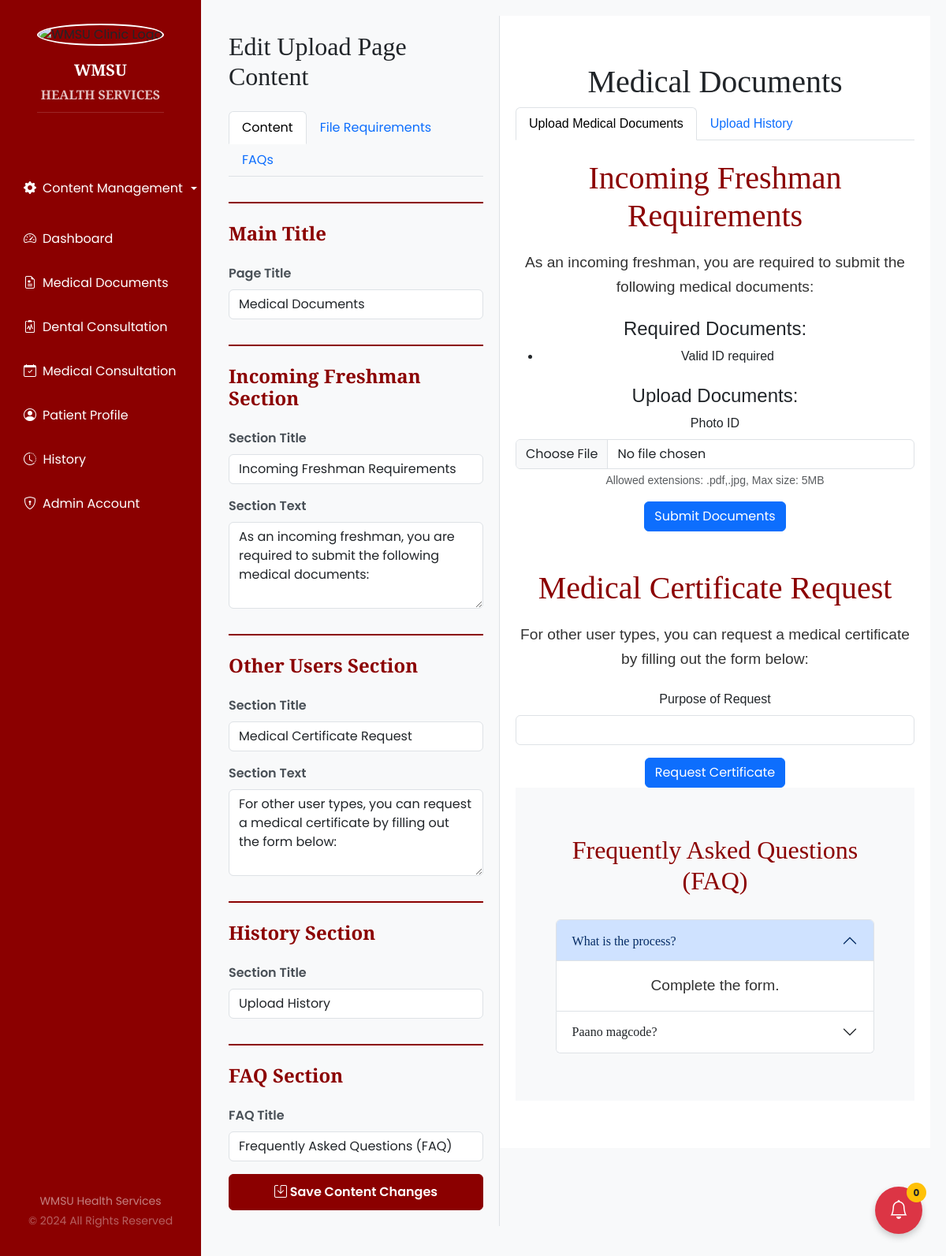
Screenshot of /cms_upload.php (signed in) with the database file from the repository.
### tables this page shows
CREATE TABLE `file_requirements` (
  `id` int(11) NOT NULL,
  `document_type` varchar(100) NOT NULL,
  `allowed_extensions` varchar(255) NOT NULL,
  `max_size_mb` int(11) NOT NULL,
  `validity_period_days` int(11) NOT NULL,
  `description` text NOT NULL,
  `display_order` int(11) NOT NULL
);

CREATE TABLE `faqs` (
  `id` int(11) NOT NULL,
  `question` varchar(255) NOT NULL,
  `answer` text NOT NULL,
  `display_order` int(11) NOT NULL DEFAULT 0,
  `page` varchar(50) NOT NULL DEFAULT 'upload'
);

### cms_upload.php (the view, shortened to what this page needs)
<?php
require_once 'config.php';
function getContent($conn, $pageName, $sectionName, $default = '') {
    $stmt = $conn->prepare("SELECT content_text FROM content WHERE page_name = ? AND section_name = ?");
    $stmt->bind_param("ss", $pageName, $sectionName);
    $stmt->execute();
    $result = $stmt->get_result();
    if ($row = $result->fetch_assoc()) {
        return $row['content_text'];
    }
    return $default;
}
function getFAQs($conn) {
    $faqs = [];
    $stmt = $conn->prepare("SELECT id, question, answer, display_order FROM faqs WHERE page = 'upload' ORDER BY display_order ASC");
    $stmt->execute();
    $result = $stmt->get_result();
    while ($row = $result->fetch_assoc()) {
        $faqs[] = $row;
    }
    return $faqs;
}
function getFileRequirements($conn) {
    $requirements = [];
    $stmt = $conn->prepare("SELECT id, document_type, allowed_extensions, max_size_mb, validity_period_days, description, display_order FROM file_requirements ORDER BY display_order ASC");
    $stmt->execute();
    $result = $stmt->get_result();
    while ($row = $result->fetch_assoc()) {
        $requirements[] = $row;
    }
    return $requirements;
}
$content = [
    'upload_title' => getContent($conn, 'upload', 'upload_title', 'Medical Documents'),
    'incoming_freshman_title' => getContent($conn, 'upload', 'incoming_freshman_title', 'Incoming Freshman Requirements'),
    'incoming_freshman_text' => getContent($conn, 'upload', 'incoming_freshman_text', 'As an incoming freshman, you are required to submit the following medical documents:'),
    'other_users_title' => getContent($conn, 'upload', 'other_users_title', 'Medical Certificate Request'),
    'other_users_text' => getContent($conn, 'upload', 'other_users_text', 'For other user types, you can request a medical certificate by filling out the form below:'),
    'history_title' => getContent($conn, 'upload', 'history_title', 'Upload History'),
    'faq_title' => getContent($conn, 'upload', 'faq_title', 'Frequently Asked Questions (FAQ)')
];
$faqs = getFAQs($conn);
$fileRequirements = getFileRequirements($conn);
?>
<!DOCTYPE html>
<html lang="en">
<head>
    <link rel="stylesheet" href="https://cdnjs.cloudflare.com/ajax/libs/bootstrap/5.3.0/css/bootstrap.min.css">
    <link rel="stylesheet" href="css/adminhome.css">
    <link rel="stylesheet" href="https://cdn.jsdelivr.net/npm/bootstrap-icons@1.8.1/font/bootstrap-icons.css">
    <link rel="stylesheet" href="https://cdnjs.cloudflare.com/ajax/libs/font-awesome/6.4.0/css/all.min.css">
</head>
<body>
    <div id="app" class="d-flex">
        <?php include 'include/sidebar.php'; ?>
        <div class="main-content" id="dashboard-content" style="margin-top: 0;">
            <div class="cms-container">
                <div class="editor-panel">
                    <h2 class="mb-4">Edit Upload Page Content</h2>
                    <ul class="nav nav-tabs mb-3" id="editorTabs" role="tablist">
                        <li class="nav-item" role="presentation">
                            <button class="nav-link active" id="content-tab" data-bs-toggle="tab" data-bs-target="#content" type="button" role="tab">Content</button>
                        </li>
                        <li class="nav-item" role="presentation">
                            <button class="nav-link" id="requirements-tab" data-bs-toggle="tab" data-bs-target="#requirements" type="button" role="tab">File Requirements</button>
                        </li>
                        <li class="nav-item" role="presentation">
                            <button class="nav-link" id="faq-tab" data-bs-toggle="tab" data-bs-target="#faq" type="button" role="tab">FAQs</button>
                        </li>
                    </ul>
                    <div class="tab-content">
                        <div class="tab-pane fade show active" id="content" role="tabpanel">
                            <form method="POST" action="">
                                <div class="section-divider">
                                    <h4 class="section-title">Main Title</h4>
                                </div>
                                <div class="form-group">
                                    <label for="upload_title">Page Title</label>
                                    <input type="text" class="form-control" id="upload_title" name="upload_title" value="<?php echo htmlspecialchars($content['upload_title']); ?>" required>
                                </div>
                                <div class="section-divider">
                                    <h4 class="section-title">Incoming Freshman Section</h4>
                                </div>
                                <div class="form-group">
                                    <label for="incoming_freshman_title">Section Title</label>
                                    <input type="text" class="form-control" id="incoming_freshman_title" name="incoming_freshman_title" value="<?php echo htmlspecialchars($content['incoming_freshman_title']); ?>" required>
                                </div>
                                <div class="form-group">
                                    <label for="incoming_freshman_text">Section Text</label>
                                    <textarea class="form-control" id="incoming_freshman_text" name="incoming_freshman_text" rows="4" required><?php echo htmlspecialchars($content['incoming_freshman_text']); ?></textarea>
                                </div>
                                <div class="section-divider">
                                    <h4 class="section-title">Other Users Section</h4>
                                </div>
                                <div class="form-group">
                                    <label for="other_users_title">Section Title</label>
                                    <input type="text" class="form-control" id="other_users_title" name="other_users_title" value="<?php echo htmlspecialchars($content['other_users_title']); ?>" required>
                                </div>
                                <div class="form-group">
                                    <label for="other_users_text">Section Text</label>
                                    <textarea class="form-control" id="other_users_text" name="other_users_text" rows="4" required><?php echo htmlspecialchars($content['other_users_text']); ?></textarea>
                                </div>
                                <div class="section-divider">
                                    <h4 class="section-title">History Section</h4>
                                </div>
                                <div class="form-group">
                                    <label for="history_title">Section Title</label>
                                    <input type="text" class="form-control" id="history_title" name="history_title" value="<?php echo htmlspecialchars($content['history_title']); ?>" required>
                                </div>
                                <div class="section-divider">
                                    <h4 class="section-title">FAQ Section</h4>
                                </div>
                                <div class="form-group">
                                    <label for="faq_title">FAQ Title</label>
                                    <input type="text" class="form-control" id="faq_title" name="faq_title" value="<?php echo htmlspecialchars($content['faq_title']); ?>" required>
                                </div>
                                <button type="submit" class="btn btn-save">
                                    <i class="bi bi-save"></i> Save Content Changes
                                </button>
                            </form>
                        </div>
                    </div>
                </div>
                <div class="preview-panel">
                    <div class="preview-content" id="preview-content">
                        <div class="preview-main-content">
                            <h1 id="preview-upload-title"><?php echo htmlspecialchars($content['upload_title']); ?></h1>
                            <ul class="nav nav-tabs mb-4">
                                <li class="nav-item">
                                    <a class="nav-link active" href="#">Upload Medical Documents</a>
                                </li>
                                <li class="nav-item">
                                    <a class="nav-link" href="#">Upload History</a>
                                </li>
                            </ul>
                            <div class="tab-content">
                                <div class="tab-pane fade show active">
                                    <h2 id="preview-incoming-freshman-title"><?php echo htmlspecialchars($content['incoming_freshman_title']); ?></h2>
                                    <p id="preview-incoming-freshman-text"><?php echo htmlspecialchars($content['incoming_freshman_text']); ?></p>
                                    <div class="requirements-container mt-4">
                                        <h4>Required Documents:</h4>
                                        <ul id="preview-requirements-list">
                                            <?php foreach ($fileRequirements as $requirement): ?>
                                                <li><?php echo htmlspecialchars($requirement['description']); ?></li>
                                            <?php endforeach; ?>
                                        </ul>
                                    </div>
                                    <div class="upload-section mt-4">
                                        <h4>Upload Documents:</h4>
                                        <form>
                                            <?php foreach ($fileRequirements as $requirement): ?>
                                                <div class="mb-3">
                                                    <label for="<?php echo htmlspecialchars(str_replace(' ', '_', strtolower($requirement['document_type']))); ?>" class="form-label">
                                                        <?php echo htmlspecialchars($requirement['document_type']); ?>
                                                    </label>
                                                    <input type="file" class="form-control"
                                                        id="<?php echo htmlspecialchars(str_replace(' ', '_', strtolower($requirement['document_type']))); ?>"
                                                        accept="<?php echo htmlspecialchars(str_replace(',', ',.', $requirement['allowed_extensions'])); ?>">
                                                    <div class="form-text">
                                                        Allowed extensions: <?php echo htmlspecialchars($requirement['allowed_extensions']); ?>,
                                                        Max size: <?php echo htmlspecialchars($requirement['max_size_mb']); ?>MB
                                                    </div>
                                                </div>
                                            <?php endforeach; ?>
                                            <button type="submit" class="btn btn-primary">Submit Documents</button>
                                        </form>
                                    </div>
                                    <h2 class="mt-5" id="preview-other-users-title"><?php echo htmlspecialchars($content['other_users_title']); ?></h2>
                                    <p id="preview-other-users-text"><?php echo htmlspecialchars($content['other_users_text']); ?></p>
                                    <div class="certificate-request mt-4">
                                        <form>
                                            <div class="mb-3">
                                                <label for="request-purpose" class="form-label">Purpose of Request</label>
                                                <input type="text" class="form-control" id="request-purpose">
                                            </div>
                                            <button type="submit" class="btn btn-primary">Request Certificate</button>
                                        </form>
                                    </div>
                                </div>
                            </div>
                            <div class="preview-faq">
                                <h2 id="preview-faq-title"><?php echo htmlspecialchars($content['faq_title']); ?></h2>
                                <div class="accordion" id="faqAccordion">
                                    <?php foreach ($faqs as $index => $faq): ?>
                                        <div class="accordion-item">
                                            <h3 class="accordion-header">
                                                <button class="accordion-button <?php echo $index === 0 ? '' : 'collapsed'; ?>" type="button" data-bs-toggle="collapse" data-bs-target="#faq<?php echo $faq['id']; ?>">
                                                    <?php echo htmlspecialchars($faq['question']); ?>
                                                </button>
                                            </h3>
                                            <div id="faq<?php echo $faq['id']; ?>" class="accordion-collapse collapse <?php echo $index === 0 ? 'show' : ''; ?>" data-bs-parent="#faqAccordion">
                                                <div class="accordion-body">
                                                    <p><?php echo htmlspecialchars($faq['answer']); ?></p>
                                                </div>
                                            </div>
                                        </div>
                                    <?php endforeach; ?>
                                </div>
                            </div>
                        </div>
                    </div>
                </div>
            </div>
        </div>
    </div>
      <?php include('notifications_admin.php')?>
    </body>
</html>

### css/adminhome.css (style rules this page uses)
body { font-family: Arial, sans-serif; background: white; margin: 0; padding: 0; height: 100vh; overflow-x: hidden; }
#app { display: flex; width: 100%; position: relative; }
.main-content { flex-grow: 1; margin-left: 250px; padding: 20px; transition: margin-left 0.3s ease-in-out; min-height: 100vh; background-color: #f8f9fa; }

### cms_upload.php (style rules this page uses)
body, .cms-container, .editor-panel, .preview-panel, .form-control, .btn, .preview-content, .preview-header, .preview-footer { font-family: 'Poppins', sans-serif; }
h1, h2, h3, .section-title, .preview-main-content h2, .preview-faq h2 { font-family: 'Cinzel', serif; }
.cms-container { display: flex; height: calc(100vh - 60px); }
.editor-panel { width: 40%; padding: 20px; background: #f8f9fa; overflow-y: auto; border-right: 1px solid #dee2e6; }
.preview-panel { width: 60%; overflow-y: auto; position: relative; }
.form-group { margin-bottom: 1rem; }
.form-group label { font-weight: 600; color: #495057; margin-bottom: 0.5rem; }
.form-control, .form-control:focus { border-radius: 0.375rem; }
.btn-save { background-color: #8B0000; border-color: #8B0000; color: white; width: 100%; padding: 10px; font-weight: 600; }
.section-divider { border-top: 2px solid #8B0000; margin: 2rem 0 1.5rem 0; padding-top: 1.5rem; }
.section-title { color: #8B0000; font-weight: 700; margin-bottom: 1rem; }
.preview-content { font-family: Arial, sans-serif; background: white; margin: 0; padding: 0; width: 100%; }
.preview-main-content { background-color: white; padding: 60px 20px; text-align: center; }
.preview-main-content h2 { color: #8B0000; font-size: 2.5rem; margin-bottom: 20px; }
.preview-main-content p { color: #333; font-size: 1.2rem; max-width: 800px; margin: 0 auto; line-height: 1.6; }
.preview-faq { background-color: #f8f9fa; padding: 60px 10%; }
.preview-faq h2 { color: #8B0000; font-size: 2rem; margin-bottom: 30px; text-align: center; }

### rows the page displays
file_requirements: description "Valid ID required", document_type "Photo ID", allowed_extensions ".pdf,.jpg", max_size_mb "5"
faqs: question "What is the process?", answer "Complete the form."
faqs: question "Paano magcode?"

### other values shown
$content['upload_title'] "Medical Documents"
$content['incoming_freshman_title'] "Incoming Freshman Requirements"
$content['incoming_freshman_text'] "As an incoming freshman, you are required to submit the following medical documents:"
$content['other_users_title'] "Medical Certificate Request"
$content['other_users_text'] "For other user types, you can request a medical certificate by filling out the form below:"
$content['faq_title'] "Frequently Asked Questions (FAQ)"
